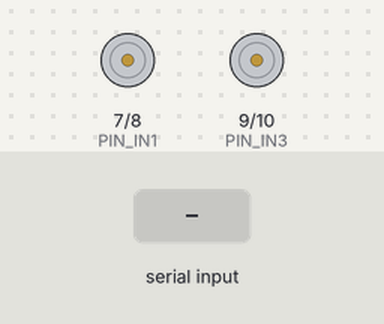
Simulated run of this sketch. Board: Arduino Uno, built with avr-gcc and run on an emulated ATmega328P. Parts: motor-driver pin pairs drawn as motors (green arrow = first pin HIGH = forward, orange = second pin HIGH = backward, longer = more drive, scaled by the enable pin). The inputs (shaded band) are chosen by the test bench. What the sketch prints to the serial monitor is not drawn.

Above: at 1.3 s.
1.4 s: "F" received over Serial
At 1.9 s:
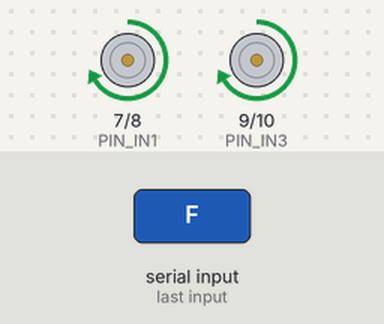
3.7 s: "B" received over the second serial link
At 4.3 s:
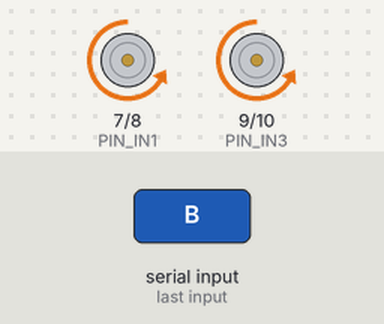
6.0 s: "L" received over the second serial link
At 6.6 s:
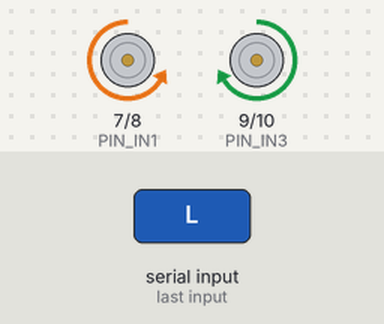
8.3 s: "R" received over the second serial link
At 8.9 s:
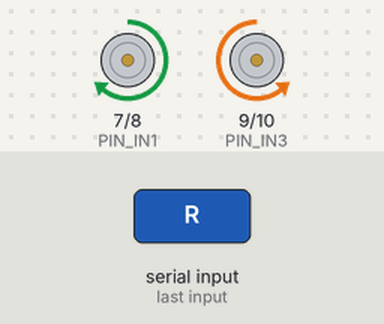
10.6 s: "G" received over the second serial link
At 11.2 s:
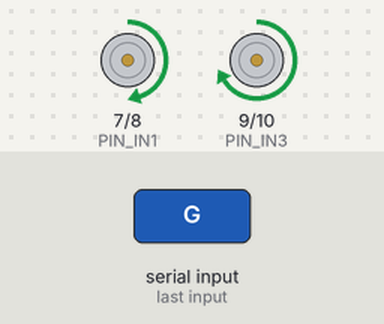
12.9 s: "I" received over Serial
At 13.5 s:
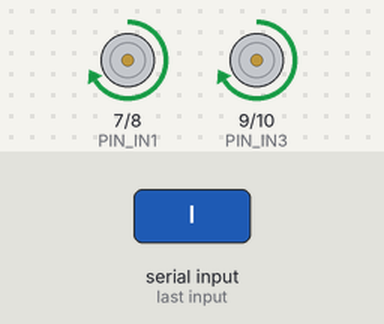
Timing chart, 0 to 15.9 s (numbered marks = the images above; inputs shaded):
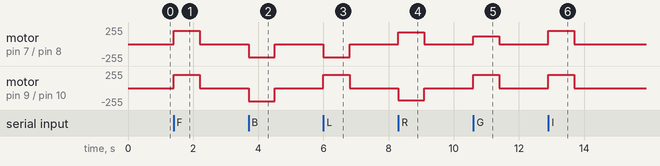

Measured:
- after the input at 1.4 s, motor on pin 7 (PIN_IN1) / pin 8 (PIN_IN2), motor on pin 9 (PIN_IN3) / pin 10 (PIN_IN4): stopped → forward 200/255 at once, → stopped 0.80 s later
- after the input at 3.7 s, motor on pin 7 (PIN_IN1) / pin 8 (PIN_IN2), motor on pin 9 (PIN_IN3) / pin 10 (PIN_IN4): stopped → backward 200/255 at once, → stopped 0.80 s later
- after the input at 6.0 s, motor on pin 7 (PIN_IN1) / pin 8 (PIN_IN2): stopped → backward 200/255 at once, → stopped 0.80 s later; motor on pin 9 (PIN_IN3) / pin 10 (PIN_IN4): stopped → forward 200/255 at once, → stopped 0.80 s later
- after the input at 8.3 s, motor on pin 7 (PIN_IN1) / pin 8 (PIN_IN2): stopped → forward 180/255 at once, → stopped 0.80 s later; motor on pin 9 (PIN_IN3) / pin 10 (PIN_IN4): stopped → backward 180/255 at once, → stopped 0.80 s later
- after the input at 10.6 s, motor on pin 7 (PIN_IN1) / pin 8 (PIN_IN2): stopped → forward 120/255 at once, → stopped 0.80 s later; motor on pin 9 (PIN_IN3) / pin 10 (PIN_IN4): stopped → forward 200/255 at once, → stopped 0.80 s later
- after the input at 12.9 s, motor on pin 7 (PIN_IN1) / pin 8 (PIN_IN2), motor on pin 9 (PIN_IN3) / pin 10 (PIN_IN4): stopped → forward 200/255 at once, → stopped 0.80 s later

The sketch:

rover1-arduino.ino
```cpp
/*
 * DEMETER Rover1 — Arduino Remote Drive (Pico stays scout on same chassis)
 * Board: Arduino Uno R3 @ 16MHz, 5V — L298N 4WD + HC-05 Bluetooth (9600) + optional IR
 * Pico WH on same rover runs MicroPython main.py sensors/AP 192.168.4.1 on its own battery — no wire needed between boards except common GND if single LiPo
 * Wiring: see config.h + README
 * Phone: Bluetooth Serial app (e.g., "Bluetooth RC Controller" or Serial Bluetooth Terminal) → connect HC-05 → slide stick → sends F/B/L/R/S + speed
 * Serial USB also works: type F B L R S V v in Serial Monitor 9600
 * Libraries: SoftwareSerial (bundled), IRremote 4.4+ if IR used (optional)
 */

#include "config.h"
#include <SoftwareSerial.h>

SoftwareSerial bt(PIN_BT_RX, PIN_BT_TX); // RX, TX

// optional IR — comment out if not wired
// #include <IRremote.h>
// IRrecv irrecv(PIN_IR); decode_results irResults;

int curSpeed = PWM_SPEED;
unsigned long lastCmdMs = 0;
char lastCmd = 'S';

void motors(char c, int spd = -1){
  if(spd < 0) spd = curSpeed;
  spd = constrain(spd, 0, 255);
  // helper
  auto drive = [&](int ena, int in1, int in2, int p, bool fwd){
    analogWrite(ena, p);
    digitalWrite(in1, fwd ? HIGH : LOW);
    digitalWrite(in2, fwd ? LOW : HIGH);
  };
  auto stop = [&](){
    analogWrite(PIN_ENA, 0); analogWrite(PIN_ENB, 0);
    digitalWrite(PIN_IN1, LOW); digitalWrite(PIN_IN2, LOW);
    digitalWrite(PIN_IN3, LOW); digitalWrite(PIN_IN4, LOW);
  };
  switch(c){
    case 'F': drive(PIN_ENA,PIN_IN1,PIN_IN2,spd,true);  drive(PIN_ENB,PIN_IN3,PIN_IN4,spd,true);  break;
    case 'B': drive(PIN_ENA,PIN_IN1,PIN_IN2,spd,false); drive(PIN_ENB,PIN_IN3,PIN_IN4,spd,false); break;
    case 'L': // spin left
      drive(PIN_ENA,PIN_IN1,PIN_IN2,PWM_TURN,false); drive(PIN_ENB,PIN_IN3,PIN_IN4,PWM_TURN,true); break;
    case 'R':
      drive(PIN_ENA,PIN_IN1,PIN_IN2,PWM_TURN,true); drive(PIN_ENB,PIN_IN3,PIN_IN4,PWM_TURN,false); break;
    case 'G': // forward left (diagonal) — left slower
      analogWrite(PIN_ENA, spd*0.6); digitalWrite(PIN_IN1, HIGH); digitalWrite(PIN_IN2, LOW);
      analogWrite(PIN_ENB, spd); digitalWrite(PIN_IN3, HIGH); digitalWrite(PIN_IN4, LOW); break;
    case 'I': // forward right
      analogWrite(PIN_ENA, spd); digitalWrite(PIN_IN1, HIGH); digitalWrite(PIN_IN2, LOW);
      analogWrite(PIN_ENB, spd*0.6); digitalWrite(PIN_IN3, HIGH); digitalWrite(PIN_IN4, LOW); break;
    case 'H': // back left
      analogWrite(PIN_ENA, spd*0.6); digitalWrite(PIN_IN1, LOW); digitalWrite(PIN_IN2, HIGH);
      analogWrite(PIN_ENB, spd); digitalWrite(PIN_IN3, LOW); digitalWrite(PIN_IN4, HIGH); break;
    case 'J': // back right
      analogWrite(PIN_ENA, spd); digitalWrite(PIN_IN1, LOW); digitalWrite(PIN_IN2, HIGH);
      analogWrite(PIN_ENB, spd*0.6); digitalWrite(PIN_IN3, LOW); digitalWrite(PIN_IN4, HIGH); break;
    case 'S': default: stop(); break;
  }
  lastCmd = c; lastCmdMs = millis();
}

void setup(){
  Serial.begin(9600);
  bt.begin(BT_BAUD);
  // irrecv.enableIRIn(); // uncomment if IR wired
  pinMode(PIN_ENA, OUTPUT); pinMode(PIN_ENB, OUTPUT);
  pinMode(PIN_IN1, OUTPUT); pinMode(PIN_IN2, OUTPUT);
  pinMode(PIN_IN3, OUTPUT); pinMode(PIN_IN4, OUTPUT);
  motors('S');
  Serial.println(F("DEMETER Rover1 Arduino Remote — F/B/L/R/G/I/H/J/S  V faster v slower  q max"));
  Serial.println(F("BT 9600 on D2/D3, L298N ENA5 IN1 7 IN2 8 ENB6 IN3 9 IN4 10, VM 7.4V, 5V->Uno VIN, GND star"));
}

void loop(){
  // 1) Bluetooth
  if(bt.available()){
    char c = bt.read();
    if(c>='a' && c<='z') c = c - 32; // lower→upper
    if(c=='F'||c=='B'||c=='L'||c=='R'||c=='S'||c=='G'||c=='I'||c=='H'||c=='J'){
      motors(c); Serial.print(F("BT ")); Serial.println(c);
    } else if(c=='V'){ curSpeed = min(255, curSpeed+20); Serial.println(curSpeed); }
    else if(c=='v'){ curSpeed = max(80, curSpeed-20); Serial.println(curSpeed); }
    else if(c=='q'){ curSpeed=255; Serial.println(F("max")); }
  }
  // 2) USB Serial (also remote via cable)
  if(Serial.available()){
    char c = Serial.read();
    if(c=='F'||c=='B'||c=='L'||c=='R'||c=='S'||c=='G'||c=='I'||c=='H'||c=='J') motors(c);
    if(c=='V') curSpeed = min(255, curSpeed+20);
    if(c=='v') curSpeed = max(80, curSpeed-20);
  }
  // 3) IR (optional)
  // if(irrecv.decode(&irResults)){
  //   unsigned long v = irResults.value;
  //   if(v==IR_F) motors('F'); else if(v==IR_B) motors('B'); else if(v==IR_L) motors('L'); else if(v==IR_R) motors('R'); else if(v==IR_S) motors('S');
  //   irrecv.resume();
  // }
  // 4) Timeout stop — prevents runaway if BT disconnects mid-F
  if(lastCmd!='S' && millis() - lastCmdMs > CMD_TIMEOUT_MS){
    motors('S'); Serial.println(F("timeout stop"));
  }
}
```

config.h
```cpp
#pragma once
// DEMETER Rover1 Arduino — Remote Move
// Board: Arduino Uno R3 (ATmega328P) @ 16MHz, 5V logic
// Remote: Bluetooth HC-05/HC-06 via SoftwareSerial (phone app) + optional IR VS1838B
// Motors: L298N 4WD parallel — 7.4V LiPo VM, ENA/ENB jumpers REMOVED

// ---- Motors L298N ----
constexpr int PIN_ENA = 5;   // L PWM (left side front+rear parallel)
constexpr int PIN_IN1 = 7;   // L DIR
constexpr int PIN_IN2 = 8;   // L DIR
constexpr int PIN_ENB = 6;   // R PWM (right side)
constexpr int PIN_IN3 = 9;   // R DIR
constexpr int PIN_IN4 = 10;  // R DIR
constexpr int PWM_SPEED = 200; // 0-255 default cruising, use V/v to change
constexpr int PWM_TURN  = 180; // turning speed

// ---- Remote — Bluetooth HC-05 ----
// HC-05 VCC 5V (has onboard 3.3V LDO), GND common, TX->Arduino D2 via divider not needed if 5V-tolerant? Uno 5V so direct. RX Arduino D3 -> HC-05 RX via 1k/2k if HC-05 is 3.3V RX (safe to add)
constexpr int PIN_BT_RX = 2; // Arduino RX <- HC-05 TX
constexpr int PIN_BT_TX = 3; // Arduino TX -> HC-05 RX (use 1k top /2k bottom if HC-05 3.3V)
constexpr long BT_BAUD = 9600; // HC-05 default 9600 (AT mode 38400)

// ---- Optional IR remote VS1838B (if you have IR) ----
constexpr int PIN_IR = 4; // VS1838B OUT -> D4, VCC 3.3-5V, GND
// NEC codes (common car remote) — change to your remote values via Serial print
constexpr unsigned long IR_F = 0xFF629D; // CH+ / F
constexpr unsigned long IR_B = 0xFFA857; // CH- / B
constexpr unsigned long IR_L = 0xFFE21D; // <<
constexpr unsigned long IR_R = 0xFF02FD; // >>
constexpr unsigned long IR_S = 0xFF22DD; // EQ stop

// ---- Safety ----
constexpr unsigned long CMD_TIMEOUT_MS = 800; // stop if no BT char for 800ms (prevents runaway)
```
